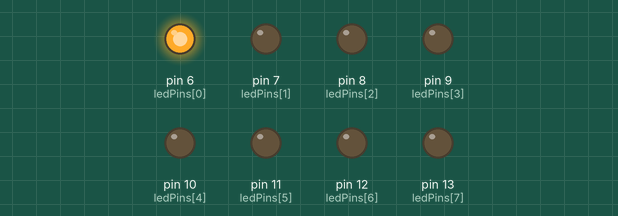
A sketch run on a simulated Arduino Uno, built with avr-gcc and run on an emulated ATmega328P. Shown: output pins drawn as LEDs (lit = HIGH).

Above: at 0.15 s.
At 0.75 s:
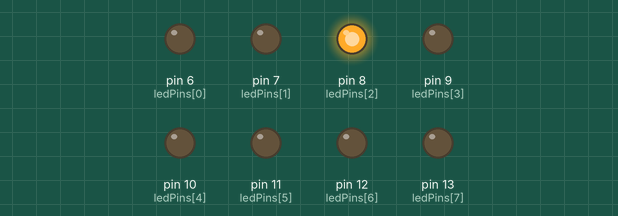
At 1.35 s:
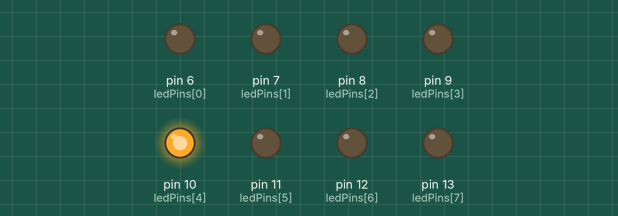
At 2.55 s:
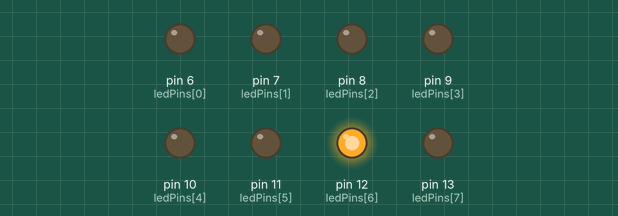
At 4.05 s:
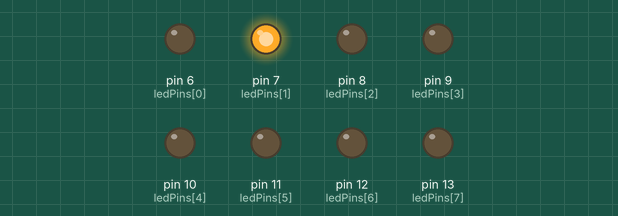
At 5.25 s:
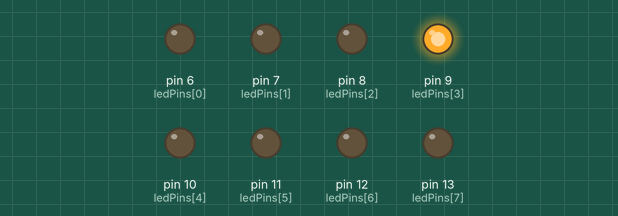
Timing chart, 0 to 5.5 s (numbered marks = the images above):
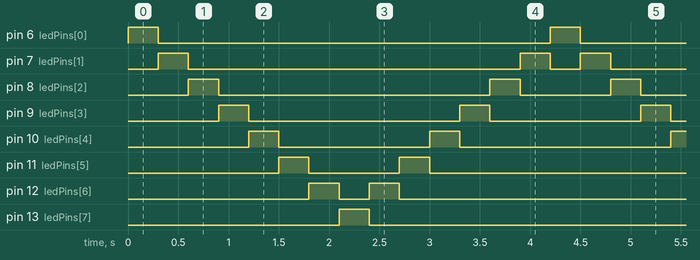

The sketch:

_8leds.ino
```cpp
int ledCount = 8;
int ledPins[] = { 6, 7, 8, 9, 10, 11, 12, 13};
int ledDelay = 300;
void setup () {
  for ( int thisLed = 0; thisLed < ledCount; thisLed++) {
    pinMode (ledPins[thisLed], OUTPUT );
  }
}
void loop () {
  for ( int thisLed = 0; thisLed < ledCount-1; thisLed++) {
    digitalWrite (ledPins[thisLed], HIGH );
    delay (ledDelay);
    digitalWrite (ledPins[thisLed], LOW );
  }
  for ( int thisLed = ledCount-1; thisLed > 0; thisLed--) {
    digitalWrite (ledPins[thisLed], HIGH );
    delay (ledDelay);
    digitalWrite (ledPins[thisLed], LOW );
  }
}
```

Measured:
- by itself, pin 6 (ledPins[0]), pin 13 (ledPins[7]): alternates HIGH for 0.30 s and LOW for 3.9 s
- by itself, pin 7 (ledPins[1]): repeats every 4.2 s: LOW 3.3 s, HIGH 0.30 s, LOW 0.30 s, HIGH 0.30 s
- by itself, pin 8 (ledPins[2]): repeats every 4.2 s: LOW 2.7 s, HIGH 0.30 s, LOW 0.90 s, HIGH 0.30 s
- by itself, pin 9 (ledPins[3]): repeats every 4.2 s: LOW 2.1 s, HIGH 0.30 s, LOW 1.5 s, HIGH 0.30 s
- by itself, pin 10 (ledPins[4]): repeats every 4.2 s: LOW 1.5 s, HIGH 0.30 s, LOW 2.1 s, HIGH 0.30 s
- by itself, pin 11 (ledPins[5]): repeats every 4.2 s: LOW 0.90 s, HIGH 0.30 s, LOW 2.7 s, HIGH 0.30 s
- by itself, pin 12 (ledPins[6]): repeats every 4.2 s: LOW 0.30 s, HIGH 0.30 s, LOW 3.3 s, HIGH 0.30 s
